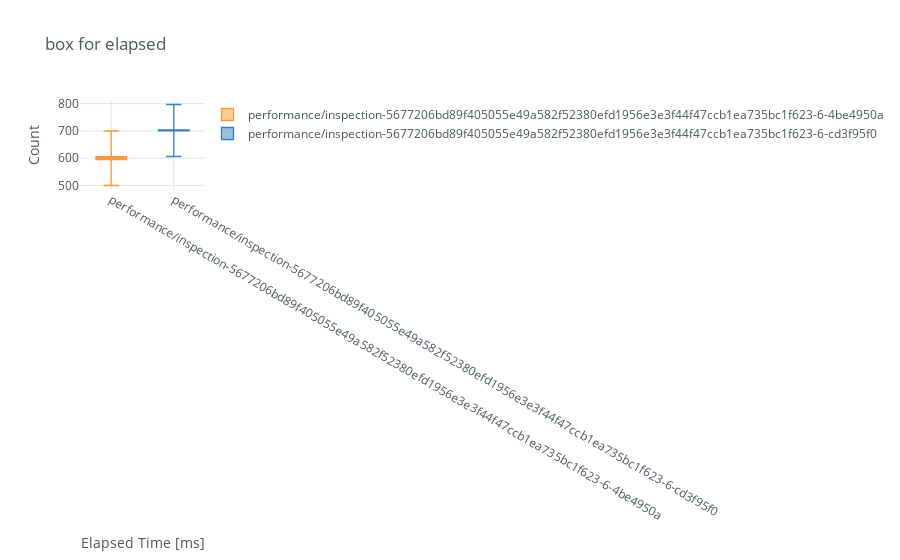

The notebook cell saved with this chart:
### Code cell
inspection.create_plot_multiple_batches(
    data=inspection_parameters_df_dict,
    quantity="elapsed",
    plot_type="box",
    x_label="Elapsed Time [ms]",
    y_label="Count",
    static=False,
    save_result=SAVE_RESULTS,
    project_folder=PROJECT_DIR_NAME,
    folder_name="BoxPlots"
)

### Figure 1 — Plotly figure (JSON) as saved in the notebook; plotly's stock layout.template omitted (floating-point values rounded to 4 significant figures)
{"data": [{"boxpoints": false, "line": {"width": 1.3}, "marker": {"color": "rgba(255, 153, 51, 1.0)"}, "name": "performance/inspection-5677206bd89f405055e49a582f52380efd1956e3e3f44f47ccb1ea735bc1f623-6-4be4950a", "orientation": "v", "type": "box", "y": [599.8, 599.9, 605.0, 599.1, 500.1, 696.4, 600.1, 601.1, 600.5, 499.7, 600.5, 595.1, 500.2, 599.4, 605.1, 500.4, 698.7, 500.0, 599.7, 605.1, 600.3, 697.1, 595.0, 600.0, 604.8, 605.6, 600.3, 699.7, 604.6, 499.9, 605.1, 600.5, 504.6, 605.2, 500.1, 698.3, 500.5, 594.3]}, {"boxpoints": false, "line": {"width": 1.3}, "marker": {"color": "rgba(55, 128, 191, 1.0)"}, "name": "performance/inspection-5677206bd89f405055e49a582f52380efd1956e3e3f44f47ccb1ea735bc1f623-6-cd3f95f0", "orientation": "v", "type": "box", "y": [702.2, 702.2, 701.6, 702.6, 700.1, 794.6, 792.5, 701.3, 794.4, 696.6, 703.1, 708.3, 700.1, 696.5, 698.4, 701.4, 699.0, 700.0, 701.8, 701.6, 703.4, 606.2, 698.2, 796.9, 700.6, 794.3, null, null, null, null, null, null, null, null, null, null, null, null]}], "layout": {"legend": {"bgcolor": "#FFFFFF", "font": {"color": "#4D5663"}}, "paper_bgcolor": "#FFFFFF", "plot_bgcolor": "#FFFFFF", "title": {"font": {"color": "#4D5663"}, "text": "box for elapsed"}, "xaxis": {"gridcolor": "#E1E5ED", "showgrid": true, "tickfont": {"color": "#4D5663"}, "title": {"font": {"color": "#4D5663"}, "text": "Elapsed Time [ms]"}, "zerolinecolor": "#E1E5ED"}, "yaxis": {"gridcolor": "#E1E5ED", "showgrid": true, "tickfont": {"color": "#4D5663"}, "title": {"font": {"color": "#4D5663"}, "text": "Count"}, "zerolinecolor": "#E1E5ED"}}}
